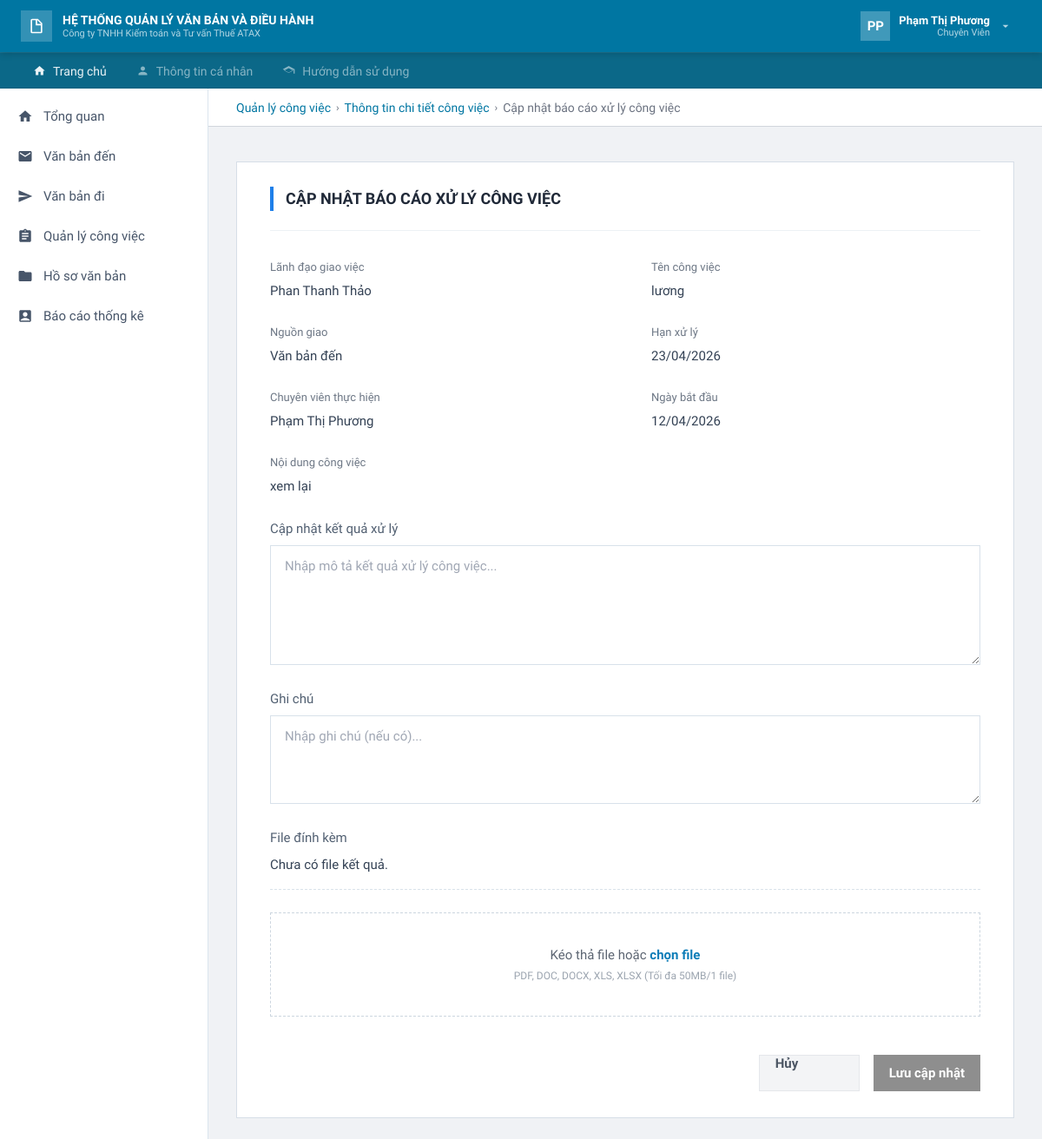
Page /task/13/cap-nhat-xu-ly/ (signed in) on the committed database.
### apps/accounts/models.py (models this page shows, shortened)
class Customer(AbstractUser):
    class Role(models.TextChoices):
        ADMIN = "ADMIN", "Quản trị hệ thống"
        LANH_DAO = "LANH_DAO", "Lãnh đạo"
        VAN_THU = "VAN_THU", "Văn thư"
        CHUYEN_VIEN = "CHUYEN_VIEN", "Chuyên viên"
    ROLE_PERMISSION_MAP = {
        Role.ADMIN: "access_admin_area",
        Role.LANH_DAO: "access_lanh_dao_area",
        Role.VAN_THU: "access_van_thu_area",
        Role.CHUYEN_VIEN: "access_chuyen_vien_area",
    }
    ROLE_CORE_CHUC_VU_MAP = {
        Role.ADMIN: "Quản Trị Hệ Thống",
        Role.LANH_DAO: "Lãnh Đạo",
        Role.VAN_THU: "Văn Thư",
        Role.CHUYEN_VIEN: "Chuyên Viên",
    }
    email = models.EmailField("Email",unique=True)
    ho_va_ten = models.CharField("Họ và tên",max_length=255)
    chuc_vu = models.CharField("Chức vụ",max_length=255,blank=True)
    sdt = models.CharField("Số điện thoại",max_length=20,blank=True)
    role = models.CharField("Vai trò",max_length=20,choices=Role.choices, default=Role.CHUYEN_VIEN)
    chi_nhanh = models.ForeignKey("core.ChiNhanh",on_delete=models.SET_NULL,null=True,blank=True,related_name="users",verbose_name="Chi nhánh")
    phong_ban = models.ForeignKey("core.PhongBan",on_delete=models.SET_NULL,null=True,blank=True,related_name="users",verbose_name="Phòng ban")
    REQUIRED_FIELDS = ["email","ho_va_ten"]
    class Meta:
        verbose_name = "Người dùng"
        verbose_name_plural = "Người dùng"
        permissions = [
            ("access_admin_area", "Có thể vào khu vực quản trị hệ thống"),
            ("access_lanh_dao_area", "Có thể vào khu vực lãnh đạo"),
            ("access_van_thu_area", "Có thể vào khu vực văn thư"),
            ("access_chuyen_vien_area", "Có thể vào khu vực chuyên viên"),
            ("manage_users", "Có thể quản lý người dùng"),
            ("manage_departments", "Có thể quản lý chi nhánh và phòng ban"),
            ("view_reports", "Có thể xem báo cáo thống kê"),
            ("present_incoming_document", "Có thể trình văn bản đến"),
            ("edit_incoming_document", "Có thể chỉnh sửa văn bản đến"),
            ("delete_incoming_document", "Có thể xóa văn bản đến"),
            ("return_incoming_document", "Có thể hoàn trả văn bản đến"),
            ("forward_document", "Có thể chuyển tiếp văn bản"),
            ("draft_outgoing_document", "Có thể soạn thảo văn bản đi"),
            ("edit_outgoing_document", "Có thể chỉnh sửa văn bản đi"),
            ("delete_outgoing_document", "Có thể xóa văn bản đi"),
            ("approve_outgoing_document", "Có thể phê duyệt văn bản đi"),
            ("return_outgoing_document", "Có thể hoàn trả văn bản đi"),
            ("issue_outgoing_document", "Có thể ban hành văn bản đi"),
            ("assign_task", "Có thể giao việc"),
            ("edit_task", "Có thể chỉnh sửa công việc"),
            ("delete_task", "Có thể xóa công việc"),
            ("approve_task", "Có thể duyệt công việc"),
            ("return_task", "Có thể hoàn trả công việc"),
            ("process_task", "Có thể xử lý công việc"),
            ("update_task_result", "Có thể cập nhật xử lý công việc"),
            ("manage_records", "Có thể quản lý hồ sơ văn bản"),
            ("add_document_to_record", "Có thể thêm văn bản vào hồ sơ"),
            ("remove_document_from_record", "Có thể xóa văn bản khỏi hồ sơ"),
        ]
    @property
    def is_chuyen_vien(self):
        return self.role == self.Role.CHUYEN_VIEN
    @property
    def display_name(self):
        return (self.ho_va_ten or self.get_full_name() or self.username).strip()
    @property
    def display_role(self):
        return (self.chuc_vu or self.get_role_display()).strip()
    @property
    def initials(self):
        parts = [part for part in self.display_name.split() if part]
        if len(parts) >= 2:
            return f"{parts[0][0]}{parts[-1][0]}".upper()
        if parts:
            return parts[0][:2].upper()
        return self.username[:2].upper()
    def has_role(self, *roles):
        return self.is_superuser or self.role in roles
    @property
    def core_profile(self):
        try:
            return self.nguoi_dung_core
        except ObjectDoesNotExist:
            return self.sync_core_profile()

### apps/core/models.py (models this page shows, shortened)
class CongViec(models.Model):
    class NguonGiao(models.TextChoices):
        VAN_BAN_DEN = "Văn bản đến", "Văn bản đến"
        VAN_BAN_DI = "Văn bản đi", "Văn bản đi"
    class TrangThai(models.TextChoices):
        CHO_XU_LY = "Chờ xử lý", "Chờ xử lý"
        DA_HOAN_THANH = "Đã hoàn thành", "Đã hoàn thành"
        HOAN_TRA_CV = "Hoàn trả_CV", "Hoàn trả CV"
        HOAN_TRA_LD = "Hoàn trả_LĐ", "Hoàn trả LĐ"
        CHO_DUYET = "Chờ duyệt", "Chờ duyệt"
    cong_viec_id = models.AutoField(primary_key=True)
    van_ban = models.ForeignKey(
        "core.VanBan",
        on_delete=models.CASCADE,
        db_column="van_ban_id",
        null=True,
        blank=True,
    )
    ten_cong_viec = models.CharField(max_length=255, null=False)
    noi_dung_cong_viec = models.TextField(null=False)
    nguon_giao = models.CharField(
        max_length=255,
        null=True,
        blank=True,
        choices=NguonGiao.choices,
    )
    trang_thai = models.CharField(
        max_length=255,
        null=False,
        choices=TrangThai.choices,
        default=TrangThai.CHO_XU_LY,
    )
    ngay_bat_dau = models.DateField(null=False)
    han_xu_ly = models.DateTimeField(null=False)
    ngay_cap_nhat_giao_viec = models.DateField(default=timezone.now)
    last_activity = models.DateTimeField(auto_now=True)
    ghi_chu = models.TextField(null=True, blank=True)
    ket_qua_xu_ly = models.TextField(null=True, blank=True)
    ngay_xu_ly = models.DateField(default=timezone.now)
    yeu_cau_phe_duyet = models.BooleanField(default=True)
    nguoi_giao = models.ForeignKey(
        "core.NguoiDung",
        on_delete=models.CASCADE,
        db_column="nguoi_giao_id",
        null=False,
        related_name="+",
    )
    nguoi_thuc_hien = models.ForeignKey(
        "core.NguoiDung",
        on_delete=models.CASCADE,
        db_column="nguoi_thuc_hien_id",
        null=False,
        related_name="+",
    )
    class Meta:
        db_table = "CongViec"
    @property
    def cho_phep_chuyen_vien_xu_ly(self):
        return self.trang_thai in {
            self.TrangThai.CHO_XU_LY,
            self.TrangThai.HOAN_TRA_CV,
        }

class NguoiDung(models.Model):
    class ChucVu(models.TextChoices):
        QUAN_TRI = "Quản Trị Hệ Thống", "Quản Trị Hệ Thống"
        LANH_DAO = "Lãnh Đạo", "Lãnh Đạo"
        CHUYEN_VIEN = "Chuyên Viên", "Chuyên Viên"
        VAN_THU = "Văn Thư", "Văn Thư"
    CHUC_VU_CHOICES = ChucVu.choices
    nguoi_dung_id = models.AutoField(primary_key=True)
    tai_khoan = models.OneToOneField(
        settings.AUTH_USER_MODEL,
        on_delete=models.SET_NULL,
        db_column="tai_khoan_id",
        null=True,
        blank=True,
        related_name="nguoi_dung_core",
    )
    phong_ban = models.ForeignKey(
        "core.PhongBan",
        on_delete=models.SET_NULL,
        db_column="phong_ban_id",
        null=True,
        blank=True,
    )
    ho_va_ten = models.CharField(max_length=255, null=False)
    chuc_vu = models.CharField(
        max_length=255,
        null=False,
        choices=CHUC_VU_CHOICES,
    )
    email = models.EmailField(null=False, unique=True)
    sdt = models.CharField(max_length=50, null=True, blank=True)
    class Meta:
        db_table = "NguoiDung"

### apps/quanlycongviec/views.py (the view, shortened to what this page needs)
# urls.py: path("task/<int:task_id>/cap-nhat-xu-ly/", update_task_result, name="update_task_result"),
@login_required
@role_required(Customer.Role.CHUYEN_VIEN)
def update_task_result(request, task_id):
    task = _get_task(task_id)
    if not _can_process_task(request, task):
        messages.error(request, "Bạn không có quyền cập nhật xử lý công việc này.")
        return redirect("quanlycongviec:task_detail", task_id=task.pk)
    form = UpdateTaskResultForm(
        request.POST or None,
        request.FILES or None,
        task=task,
        initial={
            "ket_qua_xu_ly": task.ket_qua_xu_ly,
            "ghi_chu": task.ghi_chu,
        },
    )
    result_files = _result_files_queryset(task)
    context = _build_task_action_context(
        request,
        task,
        form=form,
        template_title="Cập nhật báo cáo xử lý công việc",
        submit_label="Lưu cập nhật",
        result_files=result_files,
        can_delete_result_files=True,
    )
    return render(request, "quanlycongviec/cap-nhat-xu-ly-cong-viec.html", context)

### apps/templates/quanlycongviec/cap-nhat-xu-ly-cong-viec.html (shortened to what this page needs)
{% extends "base.html" %}
{% block breadcrumb %}
<a href="{% url task_list_url %}">Quản lý công việc</a>
<span class="breadcrumb-sep">›</span>
<a href="{% url 'quanlycongviec:task_detail' task.pk %}">Thông tin chi tiết công việc</a>
<span class="breadcrumb-sep">›</span>
<span>Cập nhật báo cáo xử lý công việc</span>
{% endblock %}
{% block content %}
<div class="update-card">
    <div class="update-title">{{ template_title }}</div>
    <div class="update-grid">
        <div>
            <span class="update-label">Lãnh đạo giao việc</span>
            <div class="update-value">{{ task.nguoi_giao.ho_va_ten }}</div>
        </div>
        <div>
            <span class="update-label">Tên công việc</span>
            <div class="update-value">{{ task.ten_cong_viec }}</div>
        </div>
        <div>
            <span class="update-label">Nguồn giao</span>
            <div class="update-value">{{ task.nguon_giao|default:"-" }}</div>
        </div>
        <div>
            <span class="update-label">Hạn xử lý</span>
            <div class="update-value">{{ task.han_xu_ly|date:"d/m/Y" }}</div>
        </div>
        <div>
            <span class="update-label">Chuyên viên thực hiện</span>
            <div class="update-value">{{ task.nguoi_thuc_hien.ho_va_ten }}</div>
        </div>
        <div>
            <span class="update-label">Ngày bắt đầu</span>
            <div class="update-value">{{ task.ngay_bat_dau|date:"d/m/Y" }}</div>
        </div>
        <div class="update-full">
            <span class="update-label">Nội dung công việc</span>
            <div class="update-value">{{ task.noi_dung_cong_viec|linebreaksbr }}</div>
        </div>
    </div>
    <form method="post" enctype="multipart/form-data">
        <div class="update-form-group">
            <label class="update-form-label" for="{{ form.ket_qua_xu_ly.id_for_label }}">Cập nhật kết quả xử lý</label>
            {{ form.ket_qua_xu_ly }}
        </div>
        <div class="update-form-group">
            <label class="update-form-label" for="{{ form.ghi_chu.id_for_label }}">Ghi chú</label>
            {{ form.ghi_chu }}
        </div>
        <div class="update-form-group">
            <label class="update-form-label">File đính kèm</label>
            <div class="update-file-list" id="existingResultFiles">
                {% for attachment in result_files %}
                <div class="update-file-item" data-id="{{ attachment.pk }}">
                    <div class="update-file-meta">
                        {% with ext=attachment.file_van_ban.name|lower %}
                        <span class="update-file-icon">
                            {% if '.pdf' in ext %}PDF{% elif '.docx' in ext or '.doc' in ext %}DOC{% elif '.xlsx' in ext or '.xls' in ext %}XLS{% else %}FILE{% endif %}
                        </span>
                        <span class="update-file-text">
                            <strong>{{ attachment.file_van_ban.name|cut:"file_cv_lien_quan/" }}</strong>
                            <span>{% if '.pdf' in ext %}PDF Document{% elif '.docx' in ext or '.doc' in ext %}Word Document{% elif '.xlsx' in ext or '.xls' in ext %}Excel Document{% else %}Tài liệu kết quả{% endif %}</span>
                        </span>
                        {% endwith %}
                    </div>
                    {% if can_delete_result_files and attachment.nguoi_tai_len_id == user.core_profile.pk %}
                    <button type="button" class="update-file-delete btn-mark-delete">×</button>
                    {% endif %}
                </div>
                {% empty %}
                <div class="update-value">Chưa có file kết quả.</div>
                {% endfor %}
            </div>
        </div>
        <div class="update-form-group">
            <label class="update-upload-zone">
                <div>
                    <p>Kéo thả file hoặc <strong>chọn file</strong></p>
                    <small>PDF, DOC, DOCX, XLS, XLSX (Tối đa 50MB/1 file)</small>
                </div>
            </label>
        </div>
        <div class="update-actions">
            <a href="{% url 'quanlycongviec:task_detail' task.pk %}" class="update-btn cancel">Hủy</a>
            <button type="submit" class="update-btn submit">{{ submit_label }}</button>
        </div>
    </form>
</div>
{% endblock %}

### apps/templates/base.html (shortened to what this page needs)
<!DOCTYPE html>
<html lang="vi">
<head>
    {% load static %}
    <link rel="stylesheet" href="{% static 'assets/css/style.css' %}">
</head>
<body>
<div class="app-layout">
    <header class="app-header">
        <div class="header-brand">
            <div class="header-brand-icon">
                <svg width="20" height="20" viewBox="0 0 24 24">
                    <path d="M14 2H6a2 2 0 0 0-2 2v16a2 2 0 0 0 2 2h12a2 2 0 0 0 2-2V8l-6-6zm-1 1.5L18.5 9H13V3.5zM6 20V4h5v7h7v9H6z"/>
                </svg>
            </div>
            <div class="header-brand-text">
                <h1>HỆ THỐNG QUẢN LÝ VĂN BẢN VÀ ĐIỀU HÀNH</h1>
                <p>Công ty TNHH Kiểm toán và Tư vấn Thuế ATAX</p>
            </div>
        </div>
        <div class="header-user" id="headerUserBtn">
            <div class="header-avatar" id="headerAvatar">
                {{ shell_user.initials|default:"ND" }}
            </div>
            <div class="header-user-info">
                <div class="user-name" id="headerUserName">
                    {{ shell_user.display_name|default:"Người dùng" }}
                </div>
                <div class="user-role" id="headerUserRole">
                    {{ shell_user.role_display|default:"Vai trò" }}
                </div>
            </div>
            <svg width="16" height="16" viewBox="0 0 24 24" fill="rgba(255,255,255,0.7)">
                <path d="M7 10l5 5 5-5H7z"/>
            </svg>
        </div>
    </header>
    <nav class="header-nav">
        <div class="header-nav-list">
            {% for item in top_menu_items %}
                <a
                    href="{{ item.href }}"
                    class="header-nav-link{% if item.active %} active{% endif %}{% if not item.is_enabled %} is-disabled{% endif %}"
                    {% if not item.is_enabled %}onclick="return false;" aria-disabled="true" title="{{ item.help_text }}"{% endif %}
                >
                    <svg width="15" height="15" viewBox="0 0 24 24">
                        <path d="{{ item.icon_path }}"/>
                    </svg>
                    {{ item.label }}
                </a>
            {% endfor %}
        </div>
    </nav>
    <div class="app-body">
        <aside class="app-sidebar">
            <nav class="sidebar-nav">
                {% for item in sidebar_menu_items %}
                    <div class="sidebar-nav-item">
                        <a
                            href="{{ item.href }}"
                            class="sidebar-nav-link{% if item.active %} active{% endif %}{% if not item.is_enabled %} is-disabled{% endif %}"
                        >
                            <svg width="18" height="18" viewBox="0 0 24 24">
                                <path d="{{ item.icon_path }}"/>
                            </svg>
                            {{ item.label }}
                        </a>
                    </div>
                {% endfor %}
            </nav>
        </aside>
        <main class="app-content">
            <div class="breadcrumb-bar">
                {% block breadcrumb %}{% endblock %}
            </div>
            {% block page_wrapper %}
                <div class="page-main">
                    {% block content %}{% endblock %}
                </div>
            {% endblock %}
        </main>
    </div>
</div>
</body>
</html>

### rows in the picture
Customer: display_name "Phạm Thị Phương", role_display "Chuyên Viên"
CongViec: nguoi_giao.ho_va_ten "Phan Thanh Thảo", ten_cong_viec "lương", nguon_giao "Văn bản đến", han_xu_ly "23/04/2026", nguoi_thuc_hien.ho_va_ten "Phạm Thị Phương", ngay_bat_dau "12/04/2026", noi_dung_cong_viec "xem lại"

### other values in the picture
{{ shell_user.initials|default:"ND" }} "PP"
{{ item.label }} "Trang chủ" "Thông tin cá nhân" "Hướng dẫn sử dụng"
{{ item.label }} "Tổng quan" "Văn bản đến" "Văn bản đi" "Quản lý công việc" "Hồ sơ văn bản" "Báo cáo thống kê"
{{ template_title }} "CẬP NHẬT BÁO CÁO XỬ LÝ CÔNG VIỆC"
{{ submit_label }} "Lưu cập nhật"
